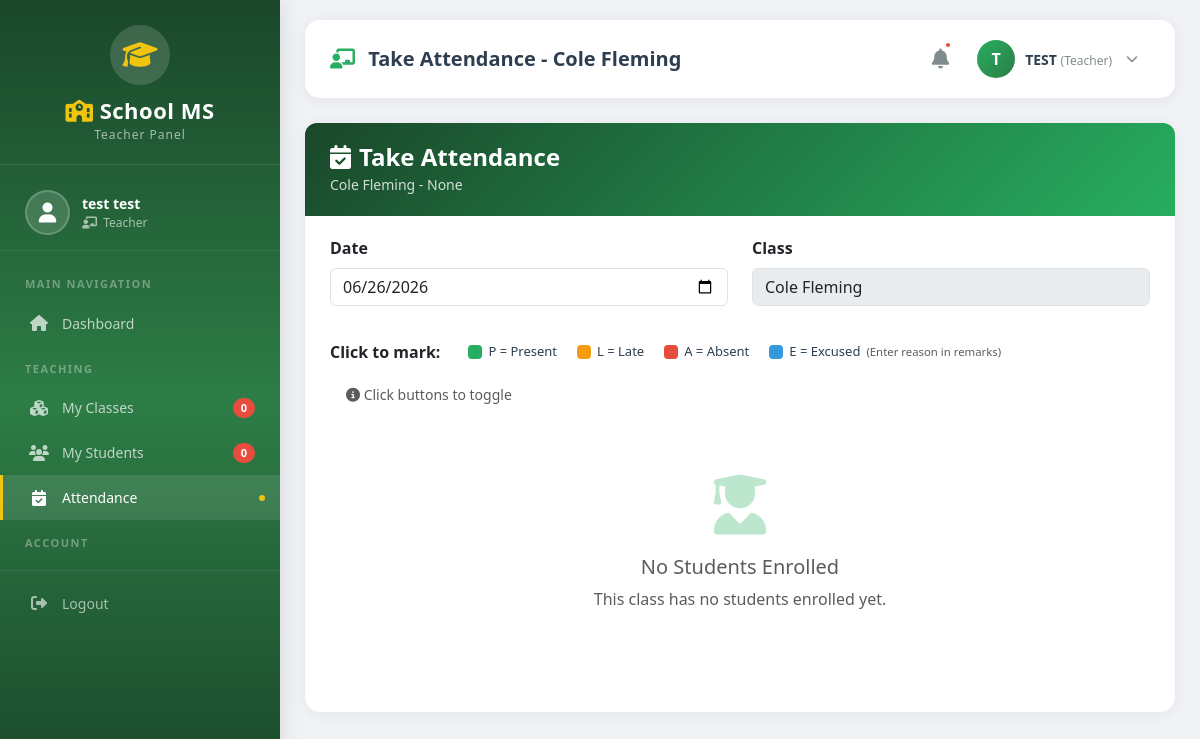
The app's page /attendance/teacher/take/3/ (signed in), older data.
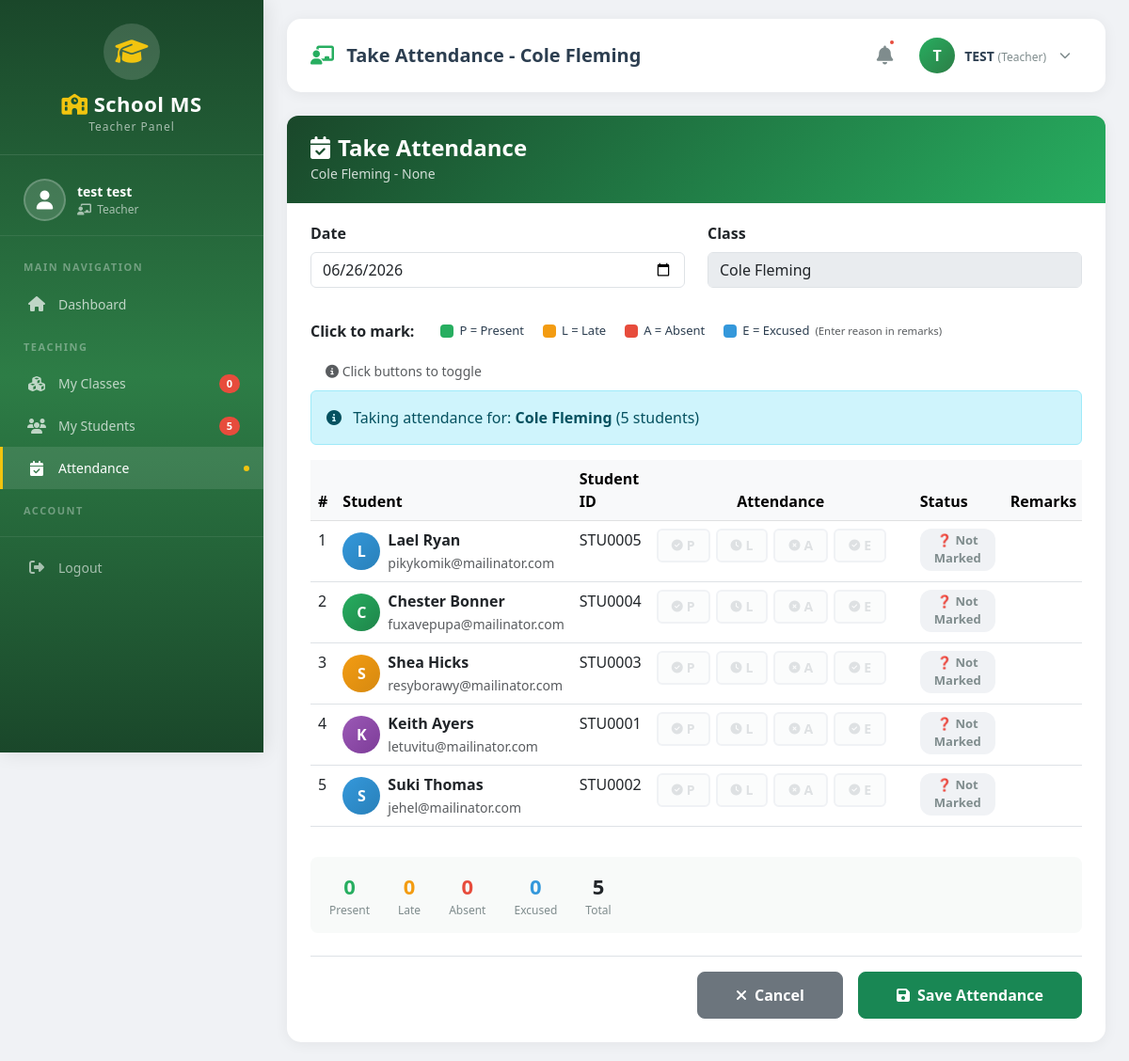
The same page, newer data.
### classes/models.py (models this page shows, shortened)
class Class(models.Model):
    name = models.CharField(max_length=100)
    section = models.CharField(max_length=10, blank=True, null=True)
    code = models.CharField(max_length=20, unique=True, blank=True, null=True)
    building = models.ForeignKey(Building, on_delete=models.SET_NULL, null=True, blank=True, related_name='classes')
    floor = models.ForeignKey(Floor, on_delete=models.SET_NULL, null=True, blank=True, related_name='classes')
    room = models.ForeignKey(Room, on_delete=models.SET_NULL, null=True, blank=True, related_name='classes')
    room_number = models.CharField(max_length=20, blank=True, null=True)
    time_slots = models.ManyToManyField(TimeSlot, blank=True, related_name='classes')
    schedule = models.CharField(max_length=100, blank=True, null=True)
    start_time = models.TimeField(blank=True, null=True)
    end_time = models.TimeField(blank=True, null=True)
    days = models.CharField(max_length=50, blank=True, null=True)
    term = models.ForeignKey(Term, on_delete=models.SET_NULL, null=True, blank=True, related_name='classes')
    term_type = models.CharField(max_length=20, choices=Term.TERM_TYPES, blank=True, null=True)
    academic_year = models.CharField(max_length=20, blank=True, null=True)
    capacity = models.IntegerField(default=30)
    teacher = models.ForeignKey(Teacher, on_delete=models.SET_NULL, null=True, blank=True, related_name='classes')
    course = models.ForeignKey(Course, on_delete=models.SET_NULL, null=True, blank=True, related_name='classes')
    is_active = models.BooleanField(default=True)
    start_date = models.DateField(blank=True, null=True)
    end_date = models.DateField(blank=True, null=True)
    created_at = models.DateTimeField(auto_now_add=True)
    updated_at = models.DateTimeField(auto_now=True)
    class Meta:
        verbose_name_plural = "Classes"
        ordering = ['name']

### students/models.py (models this page shows, shortened)
class Student(models.Model):
    GENDER_CHOICES = [
        ('M', 'Male'),
        ('F', 'Female'),
        ('O', 'Other')
    ]
    YEAR_CHOICES = [
        ('1', '1st Year'),
        ('2', '2nd Year'),
        ('3', '3rd Year'),
        ('4', '4th Year'),
        ('5', '5th Year'),
    ]
    user = models.OneToOneField(User, on_delete=models.CASCADE, related_name='student_profile', null=True, blank=True)
    student_id = models.CharField(max_length=20, unique=True, editable=False)
    first_name = models.CharField(max_length=100)
    last_name = models.CharField(max_length=100)
    date_of_birth = models.DateField()
    gender = models.CharField(max_length=10, choices=GENDER_CHOICES)
    phone = models.CharField(max_length=15)
    email = models.EmailField()
    address = models.TextField()
    guardian_name = models.CharField(max_length=100)
    guardian_phone = models.CharField(max_length=15)
    guardian_email = models.EmailField(blank=True, null=True)
    enrollment_date = models.DateField(auto_now_add=True)
    major = models.ForeignKey(Major, on_delete=models.SET_NULL, null=True, blank=True, related_name='students')
    year = models.CharField(max_length=10, choices=YEAR_CHOICES, default='1')
    semester = models.IntegerField(default=1, help_text="Current semester (1-8)")
    graduation_year = models.IntegerField(null=True, blank=True)
    class_enrolled = models.ForeignKey(Class, on_delete=models.SET_NULL, null=True, blank=True, related_name='students')
    courses = models.ManyToManyField(Course, blank=True, related_name='students')
    is_active = models.BooleanField(default=True)
    profile_picture = models.ImageField(upload_to='students/', blank=True, null=True)
    qr_code = models.ImageField(upload_to='qr_codes/', blank=True, null=True)
    qr_registered = models.BooleanField(default=False)
    registration_completed = models.BooleanField(default=False)
    created_at = models.DateTimeField(auto_now_add=True)
    updated_at = models.DateTimeField(auto_now=True)
    def get_full_name(self):
        return f"{self.first_name} {self.last_name}"
    class Meta:
        ordering = ['-enrollment_date']

### attendance/views.py (the view, shortened to what this page needs)
# urls.py: path('teacher/take/<int:class_id>/', views.teacher_take_attendance, name='teacher_take_attendance'),
@login_required
@teacher_or_admin_required
def teacher_take_attendance(request, class_id):
    class_obj = get_object_or_404(Class, id=class_id)
    if request.user.role != 'admin':
        try:
            teacher = Teacher.objects.get(user=request.user)
            if class_obj.teacher != teacher:
                messages.error(request, 'You can only take attendance for your own classes.')
                return redirect('attendance:teacher_attendance')
        except Teacher.DoesNotExist:
            messages.error(request, 'Teacher profile not found.')
            return redirect('attendance:teacher_attendance')
    students = Student.objects.filter(class_enrolled=class_obj, is_active=True)
    today = date.today()
    existing_attendances = Attendance.objects.filter(class_obj=class_obj, date=today)
    existing_status = {str(att.student.id): att.status for att in existing_attendances}
    context = {
        'class': class_obj,
        'students': students,
        'today': today,
        'existing_status': existing_status,
        'total_students': students.count(),
    }
    return render(request, 'Backend/teacher/attendance/take_attendance.html', context)

### classes/context_processors.py (called while the page is built)
def sidebar_counts(request):
    return {
        'total_buildings': Building.objects.filter(is_active=True).count(),
        'total_floors': Floor.objects.filter(is_active=True).count(),
        'total_rooms': Room.objects.filter(is_active=True).count(),
        'total_terms': Term.objects.filter(is_active=True).count(),
        'total_timeslots': TimeSlot.objects.filter(is_active=True).count(),
    }

### templates/Backend/teacher/attendance/take_attendance.html (shortened to what the changed rows need)
{% extends 'Backend/layouts/teacher_layout.html' %}
{% load static %}
{% block page_title %}Take Attendance - {{ class.name }}{% endblock %}
{% block content %}
<div class="attendance-form">
    <div class="attendance-header">
        <h4><i class="fas fa-calendar-check me-2"></i>Take Attendance</h4>
        <small>{{ class.name }} - {{ class.schedule }}</small>
    </div>
    <form method="POST" id="attendanceForm">
        <div class="row mb-4">
            <div class="col-md-6">
            </div>
            <div class="col-md-6">
                <div class="form-group">
                    <label class="form-label fw-bold">Class</label>
                    <input type="text" class="form-control" value="{{ class.name }}" disabled>
                </div>
            </div>
        </div>
        <div class="legend">
            <span class="fw-bold me-2">Click to mark:</span>
            <span class="legend-item">
            </span>
            <span class="legend-item">
            </span>
            <span class="legend-item">
            </span>
            <span class="legend-item">
            </span>
            <span class="text-muted ms-3 small">
            </span>
        </div>
        {% if students %}
        <div class="alert alert-info">
            <i class="fas fa-info-circle me-2"></i>
            Taking attendance for: <strong>{{ class.name }}</strong>
            ({{ students|length }} students)
        </div>
        <div class="table-responsive">
            <table class="table table-hover">
                <thead class="table-light">
                    <tr>
                        <th style="width: 50px;">#</th>
                        <th>Student</th>
                        <th style="width: 110px;">Student ID</th>
                        <th style="text-align: center; min-width: 280px;">Attendance</th>
                        <th style="width: 110px;">Status</th>
                        <th style="width: 200px;">Remarks</th>
                    </tr>
                </thead>
                <tbody>
                    {% for student in students %}
                    <tr class="student-row" id="row-{{ student.id }}">
                        <td>{{ forloop.counter }}</td>
                        <td>
                            <div class="d-flex align-items-center gap-2">
                                <div class="student-avatar {% cycle 'blue' 'green' 'orange' 'purple' %}">
                                    {{ student.first_name|first|upper }}
                                </div>
                                <div>
                                    <div class="fw-bold">{{ student.get_full_name }}</div>
                                    <small class="text-muted">{{ student.email }}</small>
                                </div>
                            </div>
                        </td>
                        <td>{{ student.student_id }}</td>
                        <td style="text-align: center;">
                            <div class="attendance-btn-group">
                                <button type="button" class="attendance-btn inactive"
                                    onclick="setAttendance({{ class.id }}, {{ student.id }}, 'present')"
                                    id="btn-present-{{ student.id }}">
                                    <i class="fas fa-check-circle"></i> P
                                </button>
                                <button type="button" class="attendance-btn inactive"
                                    onclick="setAttendance({{ class.id }}, {{ student.id }}, 'late')"
                                    id="btn-late-{{ student.id }}">
                                    <i class="fas fa-clock"></i> L
                                </button>
                                <button type="button" class="attendance-btn inactive"
                                    onclick="setAttendance({{ class.id }}, {{ student.id }}, 'absent')"
                                    id="btn-absent-{{ student.id }}">
                                    <i class="fas fa-times-circle"></i> A
                                </button>
                                <button type="button" class="attendance-btn inactive"
                                    onclick="setAttendance({{ class.id }}, {{ student.id }}, 'excused')"
                                    id="btn-excused-{{ student.id }}">
                                    <i class="fas fa-check-circle"></i> E
                                </button>
                            </div>
                        </td>
                        <td>
                            <span class="status-label not-marked" id="label-{{ student.id }}">
                                ❓ Not Marked
                            </span>
                        </td>
                        <td>
                        </td>
                    </tr>
                    {% endfor %}
                </tbody>
            </table>
        </div>
        <div class="summary-stats mt-3">
            <div class="stat-item present">
                <div class="stat-number" id="presentCount">0</div>
                <div class="stat-label"> Present</div>
            </div>
            <div class="stat-item late">
                <div class="stat-number" id="lateCount">0</div>
                <div class="stat-label"> Late</div>
            </div>
            <div class="stat-item absent">
                <div class="stat-number" id="absentCount">0</div>
                <div class="stat-label"> Absent</div>
            </div>
            <div class="stat-item excused">
                <div class="stat-number" id="excusedCount">0</div>
                <div class="stat-label"> Excused</div>
            </div>
            <div class="stat-item">
                <div class="stat-number" id="totalCount">{{ students|length }}</div>
                <div class="stat-label">Total</div>
            </div>
        </div>
        <div class="d-flex gap-3 justify-content-end mt-4 pt-3 border-top">
            <a href="{% url 'attendance:teacher_attendance' %}" class="btn btn-secondary btn-submit">
                <i class="fas fa-times me-2"></i>Cancel
            </a>
            <button type="submit" class="btn btn-success btn-submit">
                <i class="fas fa-save me-2"></i>Save Attendance
            </button>
        </div>
        {% else %}
        <div class="empty-state">
            <i class="fas fa-user-graduate"></i>
            <h5 class="text-muted">No Students Enrolled</h5>
            <p class="text-muted">This class has no students enrolled yet.</p>
        </div>
        {% endif %}
    </form>
</div>
{% endblock %}

### templates/Backend/layouts/teacher_layout.html (shortened to what this page needs)
{% load static %}
<!DOCTYPE html>
<html lang="en">
<head>
    <link href="https://cdn.jsdelivr.net/npm/bootstrap@5.3.0/dist/css/bootstrap.min.css" rel="stylesheet">
    <link rel="stylesheet" href="https://cdnjs.cloudflare.com/ajax/libs/font-awesome/6.4.0/css/all.min.css">
</head>
<body>
    <div class="sidebar" id="sidebar">
        <div class="sidebar-brand">
            <div class="brand-icon">
                <i class="fas fa-graduation-cap"></i>
            </div>
            <h3><i class="fas fa-school"></i> School MS</h3>
            <small>Teacher Panel</small>
        </div>
        <div class="sidebar-user">
            <div class="avatar">
                <i class="fas fa-user"></i>
            </div>
            <div class="user-info">
                <div class="name">{{ user.get_full_name|default:user.username }}</div>
                <div class="role"><i class="fas fa-chalkboard-teacher"></i> Teacher</div>
            </div>
        </div>
        <ul class="sidebar-menu">
            <li class="menu-header">Main Navigation</li>
            <li>
                <a href="{% url 'accounts:dashboard' %}"
                    class="{% if request.resolver_match.url_name == 'dashboard' %}active{% endif %}">
                    <i class="fas fa-home"></i> Dashboard
                </a>
            </li>
            <li class="menu-header">Teaching</li>
            <li>
                <a href="{% url 'accounts:teacher_class_view' %}" class="{% if 'classes' in request.path %}active{% endif %}">
                    <i class="fas fa-cubes"></i> My Classes
                    <span class="badge-notification">{{ total_classes|default:0 }}</span>
                </a>
            </li>
            <li>
                <a href="{% url 'accounts:teacher_student_view' %}"
                    class="{% if 'students' in request.path %}active{% endif %}">
                    <i class="fas fa-users"></i> My Students
                    <span class="badge-notification">{{ total_students|default:0 }}</span>
                </a>
            </li>
            <li>
                <a href="{% url 'attendance:teacher_attendance' %}"
                    class="{% if 'attendance' in request.path %}active{% endif %}">
                    <i class="fas fa-calendar-check"></i> Attendance
                </a>
            </li>
            <li class="menu-header">Account</li>
            <li class="logout-section">
                <a href="{% url 'accounts:logout' %}">
                    <i class="fas fa-sign-out-alt"></i> Logout
                </a>
            </li>
        </ul>
    </div>
    <div class="main-content" id="mainContent">
        <div class="top-nav">
            <div class="left-section">
                <h4 class="page-title">
                    <i class="fas fa-chalkboard-teacher me-2" style="color: #27ae60;"></i>
                    {% block page_title %}Teacher Dashboard{% endblock %}
                </h4>
            </div>
            <div class="right-section">
                <button class="notification-btn" data-bs-toggle="tooltip" title="Notifications">
                    <i class="fas fa-bell"></i>
                    <span class="badge-dot"></span>
                </button>
                <div class="dropdown user-dropdown">
                    <a class="user-info-display" data-bs-toggle="dropdown" aria-expanded="false">
                        <div class="user-avatar">
                            {{ user.username|make_list|first|upper }}
                        </div>
                        <div class="user-name">
                            {{ user.username }}
                            <small>(Teacher)</small>
                        </div>
                        <i class="fas fa-chevron-down ms-1" style="font-size: 12px; color: #7f8c8d;"></i>
                    </a>
                </div>
            </div>
        </div>
        <div class="content-area">
            {% block content %}{% endblock %}
        </div>
    </div>
</body>
</html>

Row changes from the older to the newer data that the page shows:
changed Class "Cole Fleming": name (not shown) → "Cole Fleming"
added Student: first_name|first "L", get_full_name "Lael Ryan", email "pikykomik@mailinator.com", student_id "STU0005"
added Student: first_name|first "C", get_full_name "Chester Bonner", email "fuxavepupa@mailinator.com", student_id "STU0004"
now on this page (row edited): Student: first_name|first "S", get_full_name "Shea Hicks", email "resyborawy@mailinator.com", student_id "STU0003"
now on this page (row edited): Student: first_name|first "K", get_full_name "Keith Ayers", email "letuvitu@mailinator.com", student_id "STU0001"
now on this page (row edited): Student: first_name|first "S", get_full_name "Suki Thomas", email "jehel@mailinator.com", student_id "STU0002"
Text that changed along with them:
{{ total_students|default:0 }}: "0" → "5"
{{ students|length }}: (not shown) → "5"
text no longer shown: "No Students Enrolled This class has no students enrolled yet."
text now shown: "Taking attendance for: ( students) # Student Student ID Attendance Status Remarks 0 Present 0 Late 0 Absent 0 Excused Total Cancel Save Attendance"
